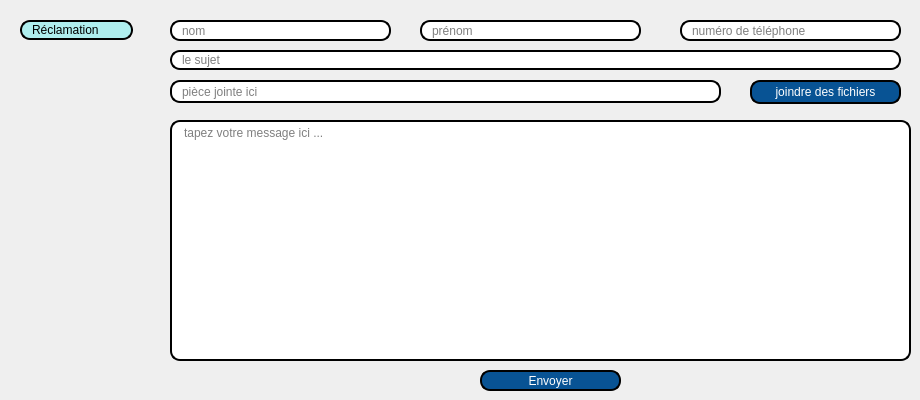
      <widget class="QWidget" name="Ajouter_C_3">
       <attribute name="title">
        <string>Envoyer</string>
       </attribute>
       <widget class="QLineEdit" name="file_5">
        <property name="geometry">
         <rect>
          <x>170</x>
          <y>80</y>
          <width>551</width>
          <height>23</height>
         </rect>
        </property>
        <property name="styleSheet">
         <string notr="true">border: 2px solid black;
border-radius: 10px;
padding: 0 8px;
background: white;
selection-background-color: gray;</string>
        </property>
        <property name="placeholderText">
         <string>pièce jointe ici</string>
        </property>
       </widget>
       <widget class="QLineEdit" name="subject_5">
        <property name="geometry">
         <rect>
          <x>170</x>
          <y>50</y>
          <width>731</width>
          <height>20</height>
         </rect>
        </property>
        <property name="styleSheet">
         <string notr="true">border: 2px solid black;
border-radius: 10px;
padding: 0 8px;
background: white;
selection-background-color: gray;</string>
        </property>
        <property name="placeholderText">
         <string>le sujet</string>
        </property>
       </widget>
       <widget class="QPushButton" name="sendBtn_5">
        <property name="geometry">
         <rect>
          <x>480</x>
          <y>370</y>
          <width>141</width>
          <height>21</height>
         </rect>
        </property>
        <property name="styleSheet">
         <string notr="true">border: 2px solid black;
border-radius: 10px;
padding: 0 8px;
color: rgb(255, 255, 255);
background:#085394	;
font: bold, &quot;Comic Sans MS&quot;;</string>
        </property>
        <property name="text">
         <string>Envoyer</string>
        </property>
       </widget>
       <widget class="QLineEdit" name="rcpt_7">
        <property name="geometry">
         <rect>
          <x>170</x>
          <y>20</y>
          <width>221</width>
          <height>21</height>
         </rect>
        </property>
        <property name="styleSheet">
         <string notr="true">border: 2px solid black;
border-radius: 10px;
padding: 0 8px;
background: white;
selection-background-color: gray;</string>
        </property>
        <property name="placeholderText">
         <string>nom</string>
        </property>
       </widget>
       <widget class="QLineEdit" name="lineEdit_60">
        <property name="geometry">
         <rect>
          <x>20</x>
          <y>20</y>
          <width>113</width>
          <height>20</height>
         </rect>
        </property>
        <property name="styleSheet">
         <string notr="true">border: 2px solid black;
font: 75 8pt &quot;MS Shell Dlg 2&quot;;
border-radius: 10px;
padding: 0 8px;
background: #AFEEEE;
font: bold, &quot;Comic Sans MS&quot;;;
text-align:center;</string>
        </property>
        <property name="text">
         <string>Réclamation</string>
        </property>
        <property name="readOnly">
         <bool>true</bool>
        </property>
       </widget>
       <widget class="QPushButton" name="browseBtn_5">
        <property name="geometry">
         <rect>
          <x>750</x>
          <y>80</y>
          <width>151</width>
          <height>24</height>
         </rect>
        </property>
        <property name="styleSheet">
         <string notr="true">border: 2px solid black;
border-radius: 10px;
padding: 0 8px;
color: rgb(255, 255, 255);
background:#085394	;
font: bold, &quot;Comic Sans MS&quot;;</string>
        </property>
        <property name="text">
         <string>joindre des fichiers</string>
        </property>
       </widget>
       <widget class="QTextEdit" name="msg_5">
        <property name="geometry">
         <rect>
          <x>170</x>
          <y>120</y>
          <width>741</width>
          <height>241</height>
         </rect>
        </property>
        <property name="styleSheet">
         <string notr="true">border: 2px solid black;
border-radius: 10px;
padding: 0 8px;
background: white;
selection-background-color: gray;</string>
        </property>
        <property name="placeholderText">
         <string>tapez votre message ici ...</string>
        </property>
       </widget>
       <widget class="QLineEdit" name="rcpt_8">
        <property name="geometry">
         <rect>
          <x>420</x>
          <y>20</y>
          <width>221</width>
          <height>21</height>
         </rect>
        </property>
        <property name="styleSheet">
         <string notr="true">border: 2px solid black;
border-radius: 10px;
padding: 0 8px;
background: white;
selection-background-color: gray;</string>
        </property>
        <property name="placeholderText">
         <string>prénom</string>
        </property>
       </widget>
       <widget class="QLineEdit" name="rcpt_9">
        <property name="geometry">
         <rect>
          <x>680</x>
          <y>20</y>
          <width>221</width>
          <height>21</height>
         </rect>
        </property>
        <property name="styleSheet">
         <string notr="true">border: 2px solid black;
border-radius: 10px;
padding: 0 8px;
background: white;
selection-background-color: gray;</string>
        </property>
        <property name="placeholderText">
         <string>numéro de téléphone</string>
        </property>
       </widget>
      </widget>
